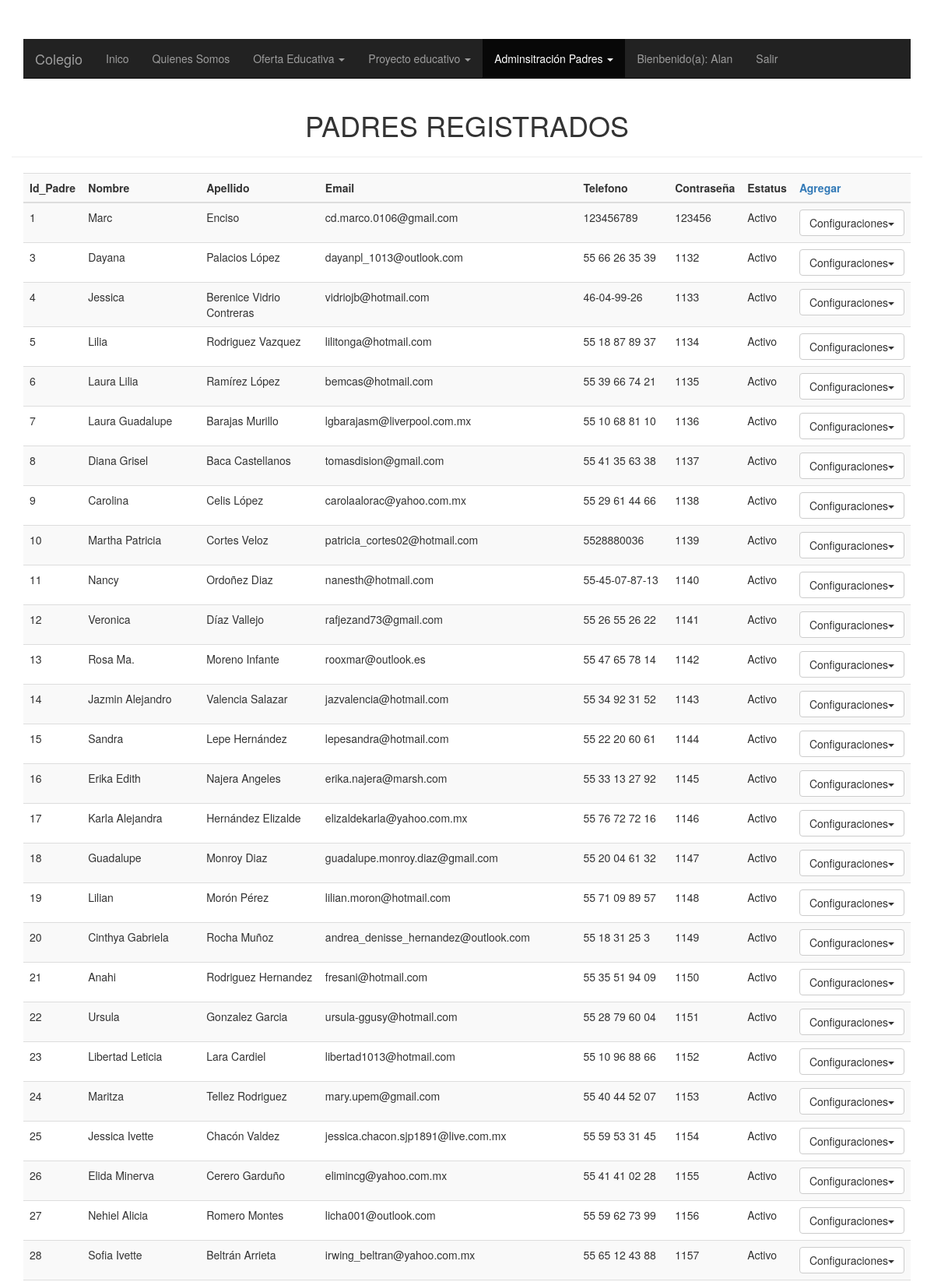
The page /Intranet/padres.php (signed in, upper part) on the database its author committed.
### tables this page shows
CREATE TABLE `user_padres` (
  `id_padre` int(11) NOT NULL,
  `Nombre` text NOT NULL,
  `Apellido` text NOT NULL,
  `Email` varchar(100) NOT NULL,
  `Telefono` varchar(15) NOT NULL,
  `Pass` text NOT NULL,
  `Id_Estatus` int(11) NOT NULL
);

CREATE TABLE `estatus` (
  `Id_Estatus` int(11) NOT NULL,
  `Estatus` varchar(50) NOT NULL
);

### Intranet/padres.php (the view, shortened to what this page needs)
<?php
require('conexion.php');
if(isset($_SESSION['Usuario'])){
        $sql= 'SELECT User_Padres.*,estatus.Estatus FROM  User_Padres INNER JOIN estatus ON User_Padres.Id_Estatus = estatus.Id_Estatus';
        $statement = $pdo->prepare($sql);
        $statement -> execute(array());
        $Padres = $statement -> fetchAll();
            ?>
             <?php
    }else{
        header("Location: index.php?Error=Acceso Denegado");
    }
?>
<!DOCTYPE html>
<html lang="es">
<head>
    <link href="css/bootstrap.min.css" rel="stylesheet">
    <link href="css/ie10-viewport-bug-workaround.css" rel="stylesheet">
    <link href="css/home_page.css" rel="stylesheet">
  </head>
<body>
    <div class="navbar-wrapper">
      <div class="container">
        <nav class="navbar navbar-inverse navbar-static-top">
          <div class="container">
            <div class="navbar-header">
              <a class="navbar-brand" href="#">Colegio</a>
            </div>
            <div id="navbar" class="navbar-collapse collapse">
              <ul class="nav navbar-nav">
                <li><a href="home_page.php">Inico</a></li>
                <li><a href="quienes.php">Quienes Somos</a></li>
                <li class="dropdown">
                  <a href="#" class="dropdown-toggle" data-toggle="dropdown" role="button" aria-haspopup="true" aria-expanded="false">Oferta Educativa <span class="caret"></span></a>
                </li>
                <li class="dropdown">
                  <a href="#" class="dropdown-toggle" data-toggle="dropdown" role="button" aria-haspopup="true" aria-expanded="false">Proyecto educativo <span class="caret"></span></a>
                </li>
                <li class="dropdown active">
                  <a href="#" class="dropdown-toggle" data-toggle="dropdown" role="button" aria-haspopup="true" aria-expanded="false">Adminsitración Padres <span class="caret"></span></a>
                </li>
                <?php
                  $dato = $_SESSION['Usuario'];
                  for ($i=0; $i <count($dato); $i++)
                  {
                ?>
                <li><a href="#">Bienbenido(a): <?php echo $dato [$i]['Nombre'];?></a></li>
                <?php
                  }
                  ?>
                <li><a href="salir.php">Salir</a></li>
              </ul>
            </div>
          </div>
        </nav>
      </div>
    </div>
    <div class="container-fluid">
          <center><h1>PADRES REGISTRADOS</h1></center>
          <hr class="featurette-divider">
          <div class="section">
            <div class="container">
                <div class="row">
                    <div class="col-md-12">
                        <table class="table table-hover table-striped">
                        <th>Id_Padre</th>
                             <th>Nombre</th>
                             <th>Apellido</th>
                             <th>Email</th>
                             <th>Telefono</th>
                             <th>Contraseña</th>
                             <th>Estatus</th>
                             <th>
                            <a href="#" data-toggle="modal" data-target="#padre_add"><i class="fa fa-user"> </i> Agregar</a></th>
                        <tbody>
                               <?php
                                foreach ($Padres as $rs ) {
                                    ?>
                            <tr>
                              <td><?php echo $rs['id_padre'] ?></td>
                              <td><?php echo $rs['Nombre'] ?></td>
                              <td><?php echo $rs['Apellido'] ?></td>
                              <td><?php echo $rs['Email'] ?></td>
                              <td><?php echo $rs['Telefono'] ?></td>
                              <td><?php echo $rs['Pass'] ?></td>
                              <td><?php echo $rs['Estatus'] ?></td>
                              <td><div class="btn-group" role="group" aria-label="...">
                                  <div class="btn-group" role="group">
                                  <button type="button" class="btn btn-default dropdown-toggle" data-toggle="dropdown"  aria-haspopup="true" aria-expanded="false">
                                   Configuraciones<span class="caret"></span>
                                   </button>
                                          </div>
                              </td>
                            </tr>
                                <?php
                                }
                             ?>
                        </tbody>
                        </table>
                    </div>
                </div>
            </div>
        </div>
 </div>
  </body>
</html>

### Intranet/css/home_page.css (style rules this page uses)
body { padding-top: 50px; }

### rows shown on the page
user_padres: id_padre "1", Nombre "Marc", Apellido "Enciso", Email "cd.marco.0106@gmail.com", Telefono "123456789", Pass "123456", Id_Estatus.Estatus "Activo"
user_padres: id_padre "3", Nombre "Dayana", Apellido "Palacios López", Email "dayanpl_1013@outlook.com", Telefono "55 66 26 35 39", Pass "1132", Id_Estatus.Estatus "Activo"
user_padres: id_padre "4", Nombre "Jessica", Apellido "Berenice Vidrio Contreras", Email "vidriojb@hotmail.com", Telefono "46-04-99-26", Pass "1133", Id_Estatus.Estatus "Activo"
user_padres: id_padre "5", Nombre "Lilia", Apellido "Rodriguez Vazquez", Email "lilitonga@hotmail.com", Telefono "55 18 87 89 37", Pass "1134", Id_Estatus.Estatus "Activo"
user_padres: id_padre "6", Nombre "Laura Lilia", Apellido "Ramírez López", Email "bemcas@hotmail.com", Telefono "55 39 66 74 21", Pass "1135", Id_Estatus.Estatus "Activo"
user_padres: id_padre "7", Nombre "Laura Guadalupe", Apellido "Barajas Murillo", Email "lgbarajasm@liverpool.com.mx", Telefono "55 10 68 81 10", Pass "1136", Id_Estatus.Estatus "Activo"
user_padres: id_padre "8", Nombre "Diana Grisel", Apellido "Baca Castellanos", Email "tomasdision@gmail.com", Telefono "55 41 35 63 38", Pass "1137", Id_Estatus.Estatus "Activo"
user_padres: id_padre "9", Nombre "Carolina", Apellido "Celis López", Email "carolaalorac@yahoo.com.mx", Telefono "55 29 61 44 66", Pass "1138", Id_Estatus.Estatus "Activo"
user_padres: id_padre "10", Nombre "Martha Patricia", Apellido "Cortes Veloz", Email "patricia_cortes02@hotmail.com", Telefono "5528880036", Pass "1139", Id_Estatus.Estatus "Activo"
user_padres: id_padre "11", Nombre "Nancy", Apellido "Ordoñez Diaz", Email "nanesth@hotmail.com", Telefono "55-45-07-87-13", Pass "1140", Id_Estatus.Estatus "Activo"
user_padres: id_padre "12", Nombre "Veronica", Apellido "Díaz Vallejo", Email "rafjezand73@gmail.com", Telefono "55 26 55 26 22", Pass "1141", Id_Estatus.Estatus "Activo"
user_padres: id_padre "13", Nombre "Rosa Ma.", Apellido "Moreno Infante", Email "rooxmar@outlook.es", Telefono "55 47 65 78 14", Pass "1142", Id_Estatus.Estatus "Activo"
user_padres: id_padre "14", Nombre "Jazmin Alejandro", Apellido "Valencia Salazar", Email "jazvalencia@hotmail.com", Telefono "55 34 92 31 52", Pass "1143", Id_Estatus.Estatus "Activo"
user_padres: id_padre "15", Nombre "Sandra", Apellido "Lepe Hernández", Email "lepesandra@hotmail.com", Telefono "55 22 20 60 61", Pass "1144", Id_Estatus.Estatus "Activo"
user_padres: id_padre "16", Nombre "Erika Edith", Apellido "Najera Angeles", Email "erika.najera@marsh.com", Telefono "55 33 13 27 92", Pass "1145", Id_Estatus.Estatus "Activo"
user_padres: id_padre "17", Nombre "Karla Alejandra", Apellido "Hernández Elizalde", Email "elizaldekarla@yahoo.com.mx", Telefono "55 76 72 72 16", Pass "1146", Id_Estatus.Estatus "Activo"
user_padres: id_padre "18", Nombre "Guadalupe", Apellido "Monroy Diaz", Email "guadalupe.monroy.diaz@gmail.com", Telefono "55 20 04 61 32", Pass "1147", Id_Estatus.Estatus "Activo"
user_padres: id_padre "19", Nombre "Lilian", Apellido "Morón Pérez", Email "lilian.moron@hotmail.com", Telefono "55 71 09 89 57", Pass "1148", Id_Estatus.Estatus "Activo"
user_padres: id_padre "20", Nombre "Cinthya Gabriela", Apellido "Rocha Muñoz", Email "andrea_denisse_hernandez@outlook.com", Telefono "55 18 31 25 3", Pass "1149", Id_Estatus.Estatus "Activo"
user_padres: id_padre "21", Nombre "Anahi", Apellido "Rodriguez Hernandez", Email "fresani@hotmail.com", Telefono "55 35 51 94 09", Pass "1150", Id_Estatus.Estatus "Activo"
user_padres: id_padre "22", Nombre "Ursula", Apellido "Gonzalez Garcia", Email "ursula-ggusy@hotmail.com", Telefono "55 28 79 60 04", Pass "1151", Id_Estatus.Estatus "Activo"
user_padres: id_padre "23", Nombre "Libertad Leticia", Apellido "Lara Cardiel", Email "libertad1013@hotmail.com", Telefono "55 10 96 88 66", Pass "1152", Id_Estatus.Estatus "Activo"
user_padres: id_padre "24", Nombre "Maritza", Apellido "Tellez Rodriguez", Email "mary.upem@gmail.com", Telefono "55 40 44 52 07", Pass "1153", Id_Estatus.Estatus "Activo"
user_padres: id_padre "25", Nombre "Jessica Ivette", Apellido "Chacón Valdez", Email "jessica.chacon.sjp1891@live.com.mx", Telefono "55 59 53 31 45", Pass "1154", Id_Estatus.Estatus "Activo"
user_padres: id_padre "26", Nombre "Elida Minerva", Apellido "Cerero Garduño", Email "elimincg@yahoo.com.mx", Telefono "55 41 41 02 28", Pass "1155", Id_Estatus.Estatus "Activo"
user_padres: id_padre "27", Nombre "Nehiel Alicia", Apellido "Romero Montes", Email "licha001@outlook.com", Telefono "55 59 62 73 99", Pass "1156", Id_Estatus.Estatus "Activo"
user_padres: id_padre "28", Nombre "Sofia Ivette", Apellido "Beltrán Arrieta", Email "irwing_beltran@yahoo.com.mx", Telefono "55 65 12 43 88", Pass "1157", Id_Estatus.Estatus "Activo"

### other values the page prints
$dato [$i]['Nombre'] "Alan"
